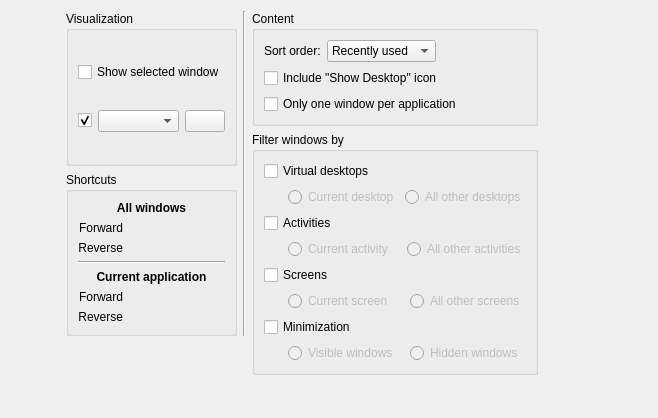
<?xml version="1.0" encoding="UTF-8"?>
<ui version="4.0">
 <class>KWinTabBoxConfigForm</class>
 <widget class="QWidget" name="KWinTabBoxConfigForm">
  <property name="geometry">
   <rect>
    <x>0</x>
    <y>0</y>
    <width>658</width>
    <height>418</height>
   </rect>
  </property>
  <layout class="QHBoxLayout" name="horizontalLayout_2" stretch="1,1,2">
   <item>
    <spacer name="horizontalSpacer_2">
     <property name="orientation">
      <enum>Qt::Horizontal</enum>
     </property>
     <property name="sizeHint" stdset="0">
      <size>
       <width>40</width>
       <height>20</height>
      </size>
     </property>
    </spacer>
   </item>
   <item>
    <layout class="QGridLayout" name="gridLayout_5">
     <item row="0" column="2">
      <widget class="QGroupBox" name="groupBox_3">
       <property name="title">
        <string>Content</string>
       </property>
       <property name="flat">
        <bool>true</bool>
       </property>
       <layout class="QGridLayout" name="gridLayout_2">
        <item row="1" column="0" rowspan="2" colspan="3">
         <widget class="QCheckBox" name="showDesktop">
          <property name="text">
           <string>Include &quot;Show Desktop&quot; icon</string>
          </property>
         </widget>
        </item>
        <item row="0" column="1">
         <widget class="QComboBox" name="switchingModeCombo">
          <property name="sizePolicy">
           <sizepolicy hsizetype="MinimumExpanding" vsizetype="Fixed">
            <horstretch>0</horstretch>
            <verstretch>0</verstretch>
           </sizepolicy>
          </property>
          <item>
           <property name="text">
            <string>Recently used</string>
           </property>
          </item>
          <item>
           <property name="text">
            <string>Stacking order</string>
           </property>
          </item>
         </widget>
        </item>
        <item row="3" column="0" colspan="3">
         <widget class="QCheckBox" name="oneAppWindow">
          <property name="text">
           <string>Only one window per application</string>
          </property>
          <property name="checked">
           <bool>false</bool>
          </property>
         </widget>
        </item>
        <item row="0" column="0">
         <widget class="QLabel" name="label_8">
          <property name="text">
           <string>Sort order:</string>
          </property>
          <property name="buddy">
           <cstring>switchingModeCombo</cstring>
          </property>
         </widget>
        </item>
        <item row="0" column="2">
         <spacer name="horizontalSpacer_4">
          <property name="orientation">
           <enum>Qt::Horizontal</enum>
          </property>
          <property name="sizeHint" stdset="0">
           <size>
            <width>40</width>
            <height>20</height>
           </size>
          </property>
         </spacer>
        </item>
       </layout>
      </widget>
     </item>
     <item row="1" column="2" rowspan="3">
      <widget class="QGroupBox" name="groupBox">
       <property name="title">
        <string>Filter windows by</string>
       </property>
       <property name="flat">
        <bool>true</bool>
       </property>
       <layout class="QVBoxLayout" name="verticalLayout">
        <item>
         <widget class="QCheckBox" name="filterDesktops">
          <property name="text">
           <string>Virtual desktops</string>
          </property>
          <property name="checked">
           <bool>false</bool>
          </property>
         </widget>
        </item>
        <item>
         <widget class="QWidget" name="desktopFilter" native="true">
          <property name="enabled">
           <bool>false</bool>
          </property>
          <layout class="QHBoxLayout" name="horizontalLayout_3">
           <property name="leftMargin">
            <number>0</number>
           </property>
           <property name="topMargin">
            <number>0</number>
           </property>
           <property name="rightMargin">
            <number>0</number>
           </property>
           <property name="bottomMargin">
            <number>0</number>
           </property>
           <item>
            <spacer name="horizontalSpacer_6">
             <property name="orientation">
              <enum>Qt::Horizontal</enum>
             </property>
             <property name="sizeType">
              <enum>QSizePolicy::Fixed</enum>
             </property>
             <property name="sizeHint" stdset="0">
              <size>
               <width>24</width>
               <height>20</height>
              </size>
             </property>
            </spacer>
           </item>
           <item>
            <widget class="QRadioButton" name="currentDesktop">
             <property name="text">
              <string>Current desktop</string>
             </property>
            </widget>
           </item>
           <item>
            <widget class="QRadioButton" name="otherDesktops">
             <property name="text">
              <string>All other desktops</string>
             </property>
            </widget>
           </item>
          </layout>
         </widget>
        </item>
        <item>
         <widget class="QCheckBox" name="filterActivities">
          <property name="text">
           <string>Activities</string>
          </property>
          <property name="checked">
           <bool>false</bool>
          </property>
         </widget>
        </item>
        <item>
         <widget class="QWidget" name="activityFilter" native="true">
          <property name="enabled">
           <bool>false</bool>
          </property>
          <layout class="QHBoxLayout" name="horizontalLayout_4">
           <property name="leftMargin">
            <number>0</number>
           </property>
           <property name="topMargin">
            <number>0</number>
           </property>
           <property name="rightMargin">
            <number>0</number>
           </property>
           <property name="bottomMargin">
            <number>0</number>
           </property>
           <item>
            <spacer name="horizontalSpacer_7">
             <property name="orientation">
              <enum>Qt::Horizontal</enum>
             </property>
             <property name="sizeType">
              <enum>QSizePolicy::Fixed</enum>
             </property>
             <property name="sizeHint" stdset="0">
              <size>
               <width>24</width>
               <height>20</height>
              </size>
             </property>
            </spacer>
           </item>
           <item>
            <widget class="QRadioButton" name="currentActivity">
             <property name="text">
              <string>Current activity</string>
             </property>
            </widget>
           </item>
           <item>
            <widget class="QRadioButton" name="otherActivities">
             <property name="text">
              <string>All other activities</string>
             </property>
            </widget>
           </item>
          </layout>
         </widget>
        </item>
        <item>
         <widget class="QCheckBox" name="filterScreens">
          <property name="text">
           <string>Screens</string>
          </property>
          <property name="checked">
           <bool>false</bool>
          </property>
         </widget>
        </item>
        <item>
         <widget class="QWidget" name="screenFilter" native="true">
          <property name="enabled">
           <bool>false</bool>
          </property>
          <layout class="QHBoxLayout" name="horizontalLayout_7">
           <property name="leftMargin">
            <number>0</number>
           </property>
           <property name="topMargin">
            <number>0</number>
           </property>
           <property name="rightMargin">
            <number>0</number>
           </property>
           <property name="bottomMargin">
            <number>0</number>
           </property>
           <item>
            <spacer name="horizontalSpacer_8">
             <property name="orientation">
              <enum>Qt::Horizontal</enum>
             </property>
             <property name="sizeType">
              <enum>QSizePolicy::Fixed</enum>
             </property>
             <property name="sizeHint" stdset="0">
              <size>
               <width>24</width>
               <height>20</height>
              </size>
             </property>
            </spacer>
           </item>
           <item>
            <widget class="QRadioButton" name="currentScreen">
             <property name="text">
              <string>Current screen</string>
             </property>
            </widget>
           </item>
           <item>
            <widget class="QRadioButton" name="otherScreens">
             <property name="text">
              <string>All other screens</string>
             </property>
            </widget>
           </item>
          </layout>
         </widget>
        </item>
        <item>
         <widget class="QCheckBox" name="filterMinimization">
          <property name="text">
           <string>Minimization</string>
          </property>
          <property name="checked">
           <bool>false</bool>
          </property>
         </widget>
        </item>
        <item>
         <widget class="QWidget" name="minimizationFilter" native="true">
          <property name="enabled">
           <bool>false</bool>
          </property>
          <layout class="QHBoxLayout" name="horizontalLayout_6">
           <property name="leftMargin">
            <number>0</number>
           </property>
           <property name="topMargin">
            <number>0</number>
           </property>
           <property name="rightMargin">
            <number>0</number>
           </property>
           <property name="bottomMargin">
            <number>0</number>
           </property>
           <item>
            <spacer name="horizontalSpacer_9">
             <property name="orientation">
              <enum>Qt::Horizontal</enum>
             </property>
             <property name="sizeType">
              <enum>QSizePolicy::Fixed</enum>
             </property>
             <property name="sizeHint" stdset="0">
              <size>
               <width>24</width>
               <height>20</height>
              </size>
             </property>
            </spacer>
           </item>
           <item>
            <widget class="QRadioButton" name="visibleWindows">
             <property name="text">
              <string>Visible windows</string>
             </property>
            </widget>
           </item>
           <item>
            <widget class="QRadioButton" name="hiddenWindows">
             <property name="text">
              <string>Hidden windows</string>
             </property>
            </widget>
           </item>
          </layout>
         </widget>
        </item>
       </layout>
      </widget>
     </item>
     <item row="3" column="0" rowspan="2">
      <spacer name="verticalSpacer">
       <property name="orientation">
        <enum>Qt::Vertical</enum>
       </property>
       <property name="sizeHint" stdset="0">
        <size>
         <width>20</width>
         <height>40</height>
        </size>
       </property>
      </spacer>
     </item>
     <item row="4" column="2">
      <spacer name="verticalSpacer_2">
       <property name="orientation">
        <enum>Qt::Vertical</enum>
       </property>
       <property name="sizeHint" stdset="0">
        <size>
         <width>20</width>
         <height>40</height>
        </size>
       </property>
      </spacer>
     </item>
     <item row="2" column="0">
      <widget class="QGroupBox" name="groupBox_4">
       <property name="title">
        <string>Shortcuts</string>
       </property>
       <property name="flat">
        <bool>true</bool>
       </property>
       <layout class="QGridLayout" name="gridLayout_4">
        <item row="1" column="0">
         <widget class="QLabel" name="label_3">
          <property name="text">
           <string>Forward</string>
          </property>
          <property name="alignment">
           <set>Qt::AlignRight|Qt::AlignTrailing|Qt::AlignVCenter</set>
          </property>
         </widget>
        </item>
        <item row="3" column="0" colspan="4">
         <widget class="Line" name="line">
          <property name="orientation">
           <enum>Qt::Horizontal</enum>
          </property>
         </widget>
        </item>
        <item row="0" column="0" colspan="4">
         <widget class="QLabel" name="label">
          <property name="font">
           <font>
            <weight>75</weight>
            <bold>true</bold>
           </font>
          </property>
          <property name="text">
           <string>All windows</string>
          </property>
          <property name="alignment">
           <set>Qt::AlignCenter</set>
          </property>
         </widget>
        </item>
        <item row="2" column="0">
         <widget class="QLabel" name="label_4">
          <property name="text">
           <string>Reverse</string>
          </property>
          <property name="alignment">
           <set>Qt::AlignRight|Qt::AlignTrailing|Qt::AlignVCenter</set>
          </property>
         </widget>
        </item>
        <item row="5" column="0">
         <widget class="QLabel" name="label_5">
          <property name="text">
           <string>Forward</string>
          </property>
          <property name="alignment">
           <set>Qt::AlignRight|Qt::AlignTrailing|Qt::AlignVCenter</set>
          </property>
         </widget>
        </item>
        <item row="6" column="0">
         <widget class="QLabel" name="label_6">
          <property name="text">
           <string>Reverse</string>
          </property>
          <property name="alignment">
           <set>Qt::AlignRight|Qt::AlignTrailing|Qt::AlignVCenter</set>
          </property>
         </widget>
        </item>
        <item row="6" column="1" colspan="3">
         <widget class="KKeySequenceWidget" name="scCurrentReverse" native="true"/>
        </item>
        <item row="5" column="1" colspan="3">
         <widget class="KKeySequenceWidget" name="scCurrent" native="true"/>
        </item>
        <item row="4" column="0" colspan="4">
         <widget class="QLabel" name="label_2">
          <property name="font">
           <font>
            <weight>75</weight>
            <bold>true</bold>
           </font>
          </property>
          <property name="text">
           <string>Current application</string>
          </property>
          <property name="alignment">
           <set>Qt::AlignCenter</set>
          </property>
         </widget>
        </item>
        <item row="2" column="1" colspan="3">
         <widget class="KKeySequenceWidget" name="scAllReverse" native="true"/>
        </item>
        <item row="1" column="1" colspan="3">
         <widget class="KKeySequenceWidget" name="scAll" native="true"/>
        </item>
       </layout>
      </widget>
     </item>
     <item row="0" column="0" rowspan="2">
      <widget class="QGroupBox" name="groupBox_2">
       <property name="title">
        <string>Visualization</string>
       </property>
       <property name="flat">
        <bool>true</bool>
       </property>
       <layout class="QGridLayout" name="gridLayout_3">
        <item row="1" column="1">
         <widget class="QWidget" name="widget_6" native="true">
          <layout class="QHBoxLayout" name="horizontalLayout">
           <property name="leftMargin">
            <number>0</number>
           </property>
           <property name="topMargin">
            <number>0</number>
           </property>
           <property name="rightMargin">
            <number>0</number>
           </property>
           <property name="bottomMargin">
            <number>0</number>
           </property>
           <item>
            <widget class="QComboBox" name="effectCombo">
             <property name="sizePolicy">
              <sizepolicy hsizetype="MinimumExpanding" vsizetype="Fixed">
               <horstretch>0</horstretch>
               <verstretch>0</verstretch>
              </sizepolicy>
             </property>
             <property name="toolTip">
              <string>The effect to replace the list window when desktop effects are active.</string>
             </property>
            </widget>
           </item>
           <item>
            <widget class="QPushButton" name="effectConfigButton">
             <property name="sizePolicy">
              <sizepolicy hsizetype="Minimum" vsizetype="Fixed">
               <horstretch>0</horstretch>
               <verstretch>0</verstretch>
              </sizepolicy>
             </property>
            </widget>
           </item>
          </layout>
         </widget>
        </item>
        <item row="1" column="0">
         <widget class="QCheckBox" name="kcfg_ShowTabBox">
          <property name="text">
           <string/>
          </property>
          <property name="checked">
           <bool>true</bool>
          </property>
         </widget>
        </item>
        <item row="0" column="0" colspan="2">
         <widget class="QCheckBox" name="kcfg_HighlightWindows">
          <property name="toolTip">
           <string>The currently selected window will be highlighted by fading out all other windows. This option requires desktop effects to be active.</string>
          </property>
          <property name="text">
           <string>Show selected window</string>
          </property>
         </widget>
        </item>
       </layout>
      </widget>
     </item>
     <item row="0" column="1" rowspan="3">
      <widget class="Line" name="line_2">
       <property name="orientation">
        <enum>Qt::Vertical</enum>
       </property>
      </widget>
     </item>
    </layout>
   </item>
   <item>
    <spacer name="horizontalSpacer">
     <property name="orientation">
      <enum>Qt::Horizontal</enum>
     </property>
     <property name="sizeHint" stdset="0">
      <size>
       <width>40</width>
       <height>20</height>
      </size>
     </property>
    </spacer>
   </item>
  </layout>
 </widget>
 <customwidgets>
  <customwidget>
   <class>KKeySequenceWidget</class>
   <extends>QWidget</extends>
   <header>kkeysequencewidget.h</header>
  </customwidget>
 </customwidgets>
 <tabstops>
  <tabstop>kcfg_HighlightWindows</tabstop>
  <tabstop>kcfg_ShowTabBox</tabstop>
  <tabstop>effectCombo</tabstop>
  <tabstop>effectConfigButton</tabstop>
  <tabstop>switchingModeCombo</tabstop>
  <tabstop>showDesktop</tabstop>
  <tabstop>oneAppWindow</tabstop>
  <tabstop>filterDesktops</tabstop>
  <tabstop>currentDesktop</tabstop>
  <tabstop>otherDesktops</tabstop>
  <tabstop>filterActivities</tabstop>
  <tabstop>currentActivity</tabstop>
  <tabstop>otherActivities</tabstop>
  <tabstop>filterScreens</tabstop>
  <tabstop>currentScreen</tabstop>
  <tabstop>otherScreens</tabstop>
  <tabstop>filterMinimization</tabstop>
  <tabstop>visibleWindows</tabstop>
  <tabstop>hiddenWindows</tabstop>
 </tabstops>
 <resources/>
 <connections>
  <connection>
   <sender>filterDesktops</sender>
   <signal>toggled(bool)</signal>
   <receiver>desktopFilter</receiver>
   <slot>setEnabled(bool)</slot>
   <hints>
    <hint type="sourcelabel">
     <x>541</x>
     <y>172</y>
    </hint>
    <hint type="destinationlabel">
     <x>701</x>
     <y>197</y>
    </hint>
   </hints>
  </connection>
  <connection>
   <sender>filterActivities</sender>
   <signal>toggled(bool)</signal>
   <receiver>activityFilter</receiver>
   <slot>setEnabled(bool)</slot>
   <hints>
    <hint type="sourcelabel">
     <x>543</x>
     <y>222</y>
    </hint>
    <hint type="destinationlabel">
     <x>701</x>
     <y>247</y>
    </hint>
   </hints>
  </connection>
  <connection>
   <sender>filterScreens</sender>
   <signal>toggled(bool)</signal>
   <receiver>screenFilter</receiver>
   <slot>setEnabled(bool)</slot>
   <hints>
    <hint type="sourcelabel">
     <x>555</x>
     <y>272</y>
    </hint>
    <hint type="destinationlabel">
     <x>701</x>
     <y>297</y>
    </hint>
   </hints>
  </connection>
  <connection>
   <sender>filterMinimization</sender>
   <signal>toggled(bool)</signal>
   <receiver>minimizationFilter</receiver>
   <slot>setEnabled(bool)</slot>
   <hints>
    <hint type="sourcelabel">
     <x>558</x>
     <y>322</y>
    </hint>
    <hint type="destinationlabel">
     <x>701</x>
     <y>347</y>
    </hint>
   </hints>
  </connection>
  <connection>
   <sender>kcfg_ShowTabBox</sender>
   <signal>toggled(bool)</signal>
   <receiver>widget_6</receiver>
   <slot>setEnabled(bool)</slot>
   <hints>
    <hint type="sourcelabel">
     <x>164</x>
     <y>125</y>
    </hint>
    <hint type="destinationlabel">
     <x>230</x>
     <y>108</y>
    </hint>
   </hints>
  </connection>
 </connections>
</ui>
